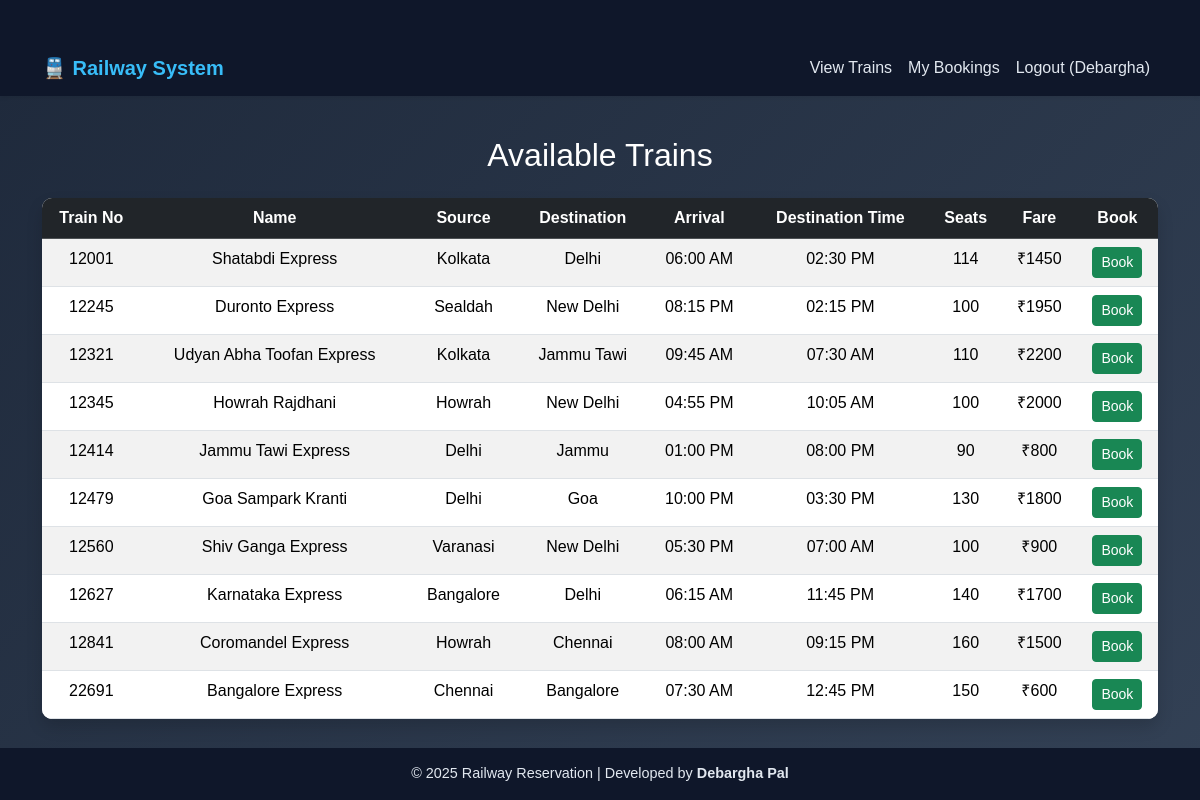
Screenshot of /view_trains (signed in) with the database file from the repository.
### tables this page shows
CREATE TABLE train (
    train_no INTEGER PRIMARY KEY,
    train_name TEXT NOT NULL,
    source TEXT NOT NULL,
    destination TEXT NOT NULL,
    total_seats INTEGER NOT NULL,
    fare INTEGER NOT NULL,
    arrival_time TEXT,
    destination_time TEXT
);

### app.py (the view)
@app.route('/view_trains')
def view_trains():
    if 'user' not in session:
        return redirect(url_for('login'))
    conn = get_db_connection()
    trains = conn.execute("SELECT * FROM train").fetchall()
    conn.close()
    return render_template('view_trains.html', trains=trains)

### app.py (called while the page is built)
def get_db_connection():
    conn = sqlite3.connect('railway.db')
    conn.row_factory = sqlite3.Row
    return conn

### templates/view_trains.html
{% extends 'base.html' %}
{% block content %}
<h2 class="mb-4 text-center">Available Trains</h2>
<table class="table table-striped table-hover text-center shadow">
    <thead class="table-dark">
        <tr>
            <th>Train No</th>
            <th>Name</th>
            <th>Source</th>
            <th>Destination</th>
            <th>Arrival</th>
            <th>Destination Time</th>
            <th>Seats</th>
            <th>Fare</th>
            <th>Book</th>
        </tr>
    </thead>
    <tbody>
        {% for t in trains %}
        <tr>
            <td>{{ t.train_no }}</td>
            <td>{{ t.train_name }}</td>
            <td>{{ t.source }}</td>
            <td>{{ t.destination }}</td>
            <td>{{ t.arrival_time }}</td>
            <td>{{ t.destination_time }}</td>
            <td>{{ t.total_seats }}</td>
            <td>₹{{ t.fare }}</td>
            <td>
                <a href="/book_ticket?train_no={{ t.train_no }}" class="btn btn-success btn-sm">Book</a>
            </td>
        </tr>
        {% endfor %}
    </tbody>
</table>
{% endblock %}

### templates/base.html (shortened to what this page needs)
<!DOCTYPE html>
<html lang="en">
<head>
    <link href="https://cdn.jsdelivr.net/npm/bootstrap@5.3.2/dist/css/bootstrap.min.css" rel="stylesheet">
    <link rel="stylesheet" href="{{ url_for('static', filename='style.css') }}">
</head>
<body>
    <nav class="navbar navbar-expand-lg navbar-dark shadow-sm">
        <div class="container">
            <a class="navbar-brand" href="/">🚆 Railway System</a>
            <div id="navbarNav" class="collapse navbar-collapse">
               <ul class="navbar-nav ms-auto">
    {% if session.get('user') %}
        <li class="nav-item"><a class="nav-link" href="{{ url_for('view_trains') }}">View Trains</a></li>
        <li class="nav-item"><a class="nav-link" href="{{ url_for('my_bookings') }}">My Bookings</a></li>
        <li class="nav-item"><a class="nav-link text-danger" href="{{ url_for('logout') }}">Logout ({{ session['user'] }})</a></li>
    {% else %}
        <li class="nav-item"><a class="nav-link" href="{{ url_for('login') }}">Login</a></li>
        <li class="nav-item"><a class="nav-link" href="{{ url_for('signup') }}">Sign Up</a></li>
    {% endif %}
</ul>
            </div>
        </div>
    </nav>
    <div class="container">
        {% block content %}{% endblock %}
    </div>
    <footer>
        <p class="mb-0">&copy; 2025 Railway Reservation | Developed by <strong>Debargha Pal</strong></p>
    </footer>
</body>
</html>

### static/style.css (style rules this page uses)
body { background: linear-gradient(135deg, #1f1c2c, #928dab); color: #fff; font-family: 'Poppins', sans-serif; min-height: 100vh; }
.table { background-color: white; color: black; border-radius: 10px; overflow: hidden; }
footer { font-size: 0.9rem; }

### templates/base.html (style rules this page uses)
body { background: linear-gradient(135deg, #1e293b, #334155); color: #fff; font-family: 'Poppins', sans-serif; min-height: 100vh; }
nav.navbar { background: #0f172a !important; }
.nav-link { color: #e2e8f0 !important; font-weight: 500; }
.container { margin-top: 40px; }
footer { background: #0f172a; color: #e2e8f0; text-align: center; padding: 15px 0; position: fixed; bottom: 0; width: 100%; }
.navbar-brand { color: #38bdf8 !important; font-weight: 700; }

### rows the page displays
train: train_no "12001", train_name "Shatabdi Express", source "Kolkata", destination "Delhi", arrival_time "06:00 AM", destination_time "02:30 PM", total_seats "114", fare "1450"
train: train_no "12245", train_name "Duronto Express", source "Sealdah", destination "New Delhi", arrival_time "08:15 PM", destination_time "02:15 PM", total_seats "100", fare "1950"
train: train_no "12321", train_name "Udyan Abha Toofan Express", source "Kolkata", destination "Jammu Tawi", arrival_time "09:45 AM", destination_time "07:30 AM", total_seats "110", fare "2200"
train: train_no "12345", train_name "Howrah Rajdhani", source "Howrah", destination "New Delhi", arrival_time "04:55 PM", destination_time "10:05 AM", total_seats "100", fare "2000"
train: train_no "12414", train_name "Jammu Tawi Express", source "Delhi", destination "Jammu", arrival_time "01:00 PM", destination_time "08:00 PM", total_seats "90", fare "800"
train: train_no "12479", train_name "Goa Sampark Kranti", source "Delhi", destination "Goa", arrival_time "10:00 PM", destination_time "03:30 PM", total_seats "130", fare "1800"
train: train_no "12560", train_name "Shiv Ganga Express", source "Varanasi", destination "New Delhi", arrival_time "05:30 PM", destination_time "07:00 AM", total_seats "100", fare "900"
train: train_no "12627", train_name "Karnataka Express", source "Bangalore", destination "Delhi", arrival_time "06:15 AM", destination_time "11:45 PM", total_seats "140", fare "1700"
train: train_no "12841", train_name "Coromandel Express", source "Howrah", destination "Chennai", arrival_time "08:00 AM", destination_time "09:15 PM", total_seats "160", fare "1500"
train: train_no "22691", train_name "Bangalore Express", source "Chennai", destination "Bangalore", arrival_time "07:30 AM", destination_time "12:45 PM", total_seats "150", fare "600"

### other values shown
{{ session['user'] }} "Debargha"
